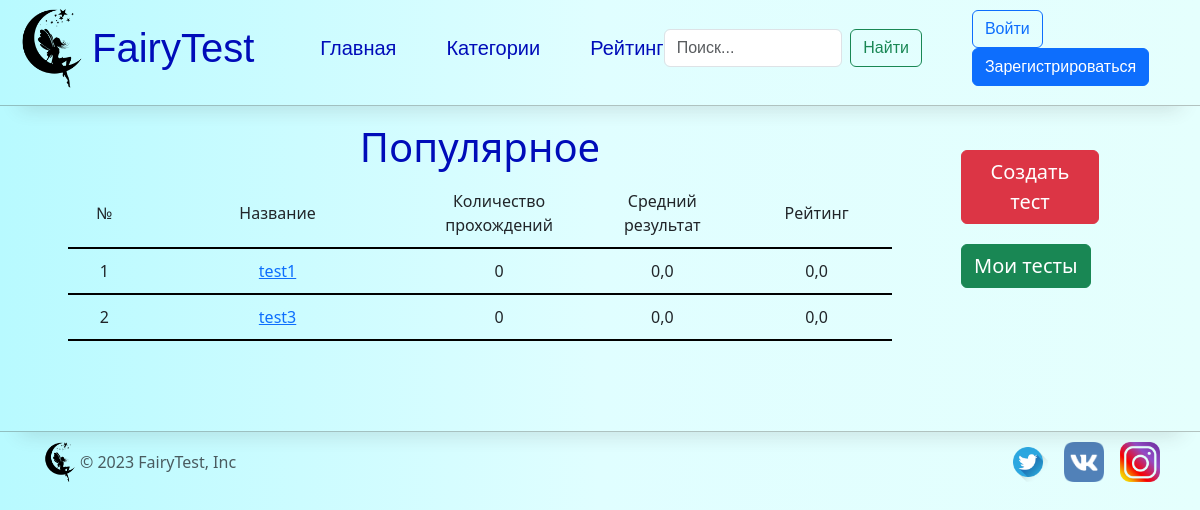
The app's page /, older data.
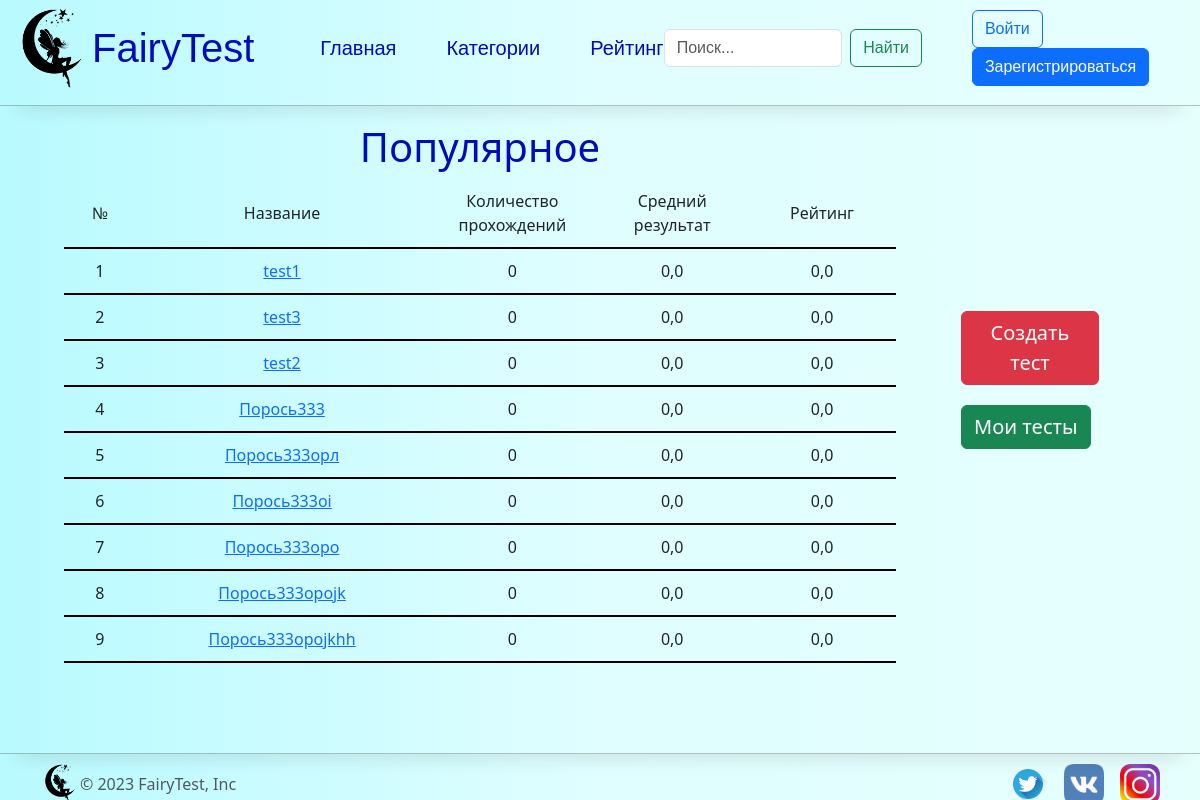
The same page, newer data.
### tests/models.py (models this page shows)
class Tests(models.Model):
    name = models.CharField(max_length=255)
    slug = models.SlugField(max_length=255, unique=True, db_index=True, verbose_name="URL")
    private=models.BooleanField(default=False)
    password = models.CharField(null=True, max_length=20)
    rating=models.FloatField(default=0)
    average_result=models.FloatField(default=0)
    number_of_passes=models.IntegerField(default=0)
    time_control=models.IntegerField()
    author=models.ForeignKey('main.CustomUser', on_delete=models.PROTECT)
    categories=models.ManyToManyField('Categories')
    time_create=models.DateTimeField(auto_now_add=True)
    time_update=models.DateTimeField(auto_now=True)

### tests/views.py (the view)
# urls.py: path('', views.MainPage.as_view(), name='main'),
class MainPage(ListView):
    template_name='tests/main.html'
    model = Tests
    def get_queryset(self):
        return Tests.objects.order_by('-rating')[:20]
    def get_context_data(self, **kwargs):
        context = super().get_context_data(**kwargs)
        context['title'] = 'Главная'
        return context

### tests/templates/tests/main.html (shortened to what this page needs)
{% extends "main/frame.html" %}
{% block content %}
<head>
</head>
<body>
    <table>
        <tr>
            <td class="maincol">
                <div class="heading text-center">Популярное</div>
            </td>
            <td rowspan="3" class="cent">
                <a href="{% url 'createtest' %}"><button type="button" style="font-size: 20px; margin-bottom: 20px;" class="btn btn-danger">Создать тест</button></a>
                <button type="button" style="font-size: 20px; margin-bottom: 20px;" class="btn btn-success">Мои тесты</button>
            </td>
            <td class="pop"></td>
        </tr>
        <tr>
            <td>
                <table class="text-center" cellpadding="10">
                    <tr class="text-center">
                        <td class="pop"></td>
                        <td class="pop lowborder">
                            №
                        </td>
                        <td class="lowborder" style="width:400px">
                            Название
                        </td>
                        <td class="lowborder" style="width:200px">
                            Количество прохождений
                        </td>
                        <td class="lowborder" style="width:200px">
                            Средний результат
                        </td>
                        <td class="lowborder" style="width:200px">
                            Рейтинг
                        </td>
                        <td class="pop"></td>
                    </tr>
                    {% for test in object_list %}
                        <tr >
                            <td class="pop"></td>
                            <td class="pop lowborder">
                                {{ forloop.counter }}
                            </td>
                            <td class="lowborder" style="width:400px">
                               <a href="{% url 'testinfo' test.name %}">{{test.name}}</a>
                            </td>
                            <td class="lowborder" style="width:200px">
                                {{ test.number_of_passes }}
                            </td>
                            <td class="lowborder" style="width:200px">
                                {{test.average_result}}
                            </td>
                            <td class="lowborder" style="width:200px">
                                {{test.rating}}
                            </td>
                            <td class="pop"></td>
                        </tr>
                    {% endfor %}
                </table>
            </td>
        </tr>
    </table>
</body>
{% endblock %}

Row changes from the older to the newer data that the page shows:
added Tests: name "test2", number_of_passes "0", average_result "0,0", rating "0,0"
added Tests: name "Порось333", number_of_passes "0", average_result "0,0", rating "0,0"
added Tests: name "Порось333орл", number_of_passes "0", average_result "0,0", rating "0,0"
added Tests: name "Порось333oi", number_of_passes "0", average_result "0,0", rating "0,0"
added Tests: name "Порось333оро", number_of_passes "0", average_result "0,0", rating "0,0"
added Tests: name "Порось333ороjk", number_of_passes "0", average_result "0,0", rating "0,0"
added Tests: name "Порось333ороjkhh", number_of_passes "0", average_result "0,0", rating "0,0"
